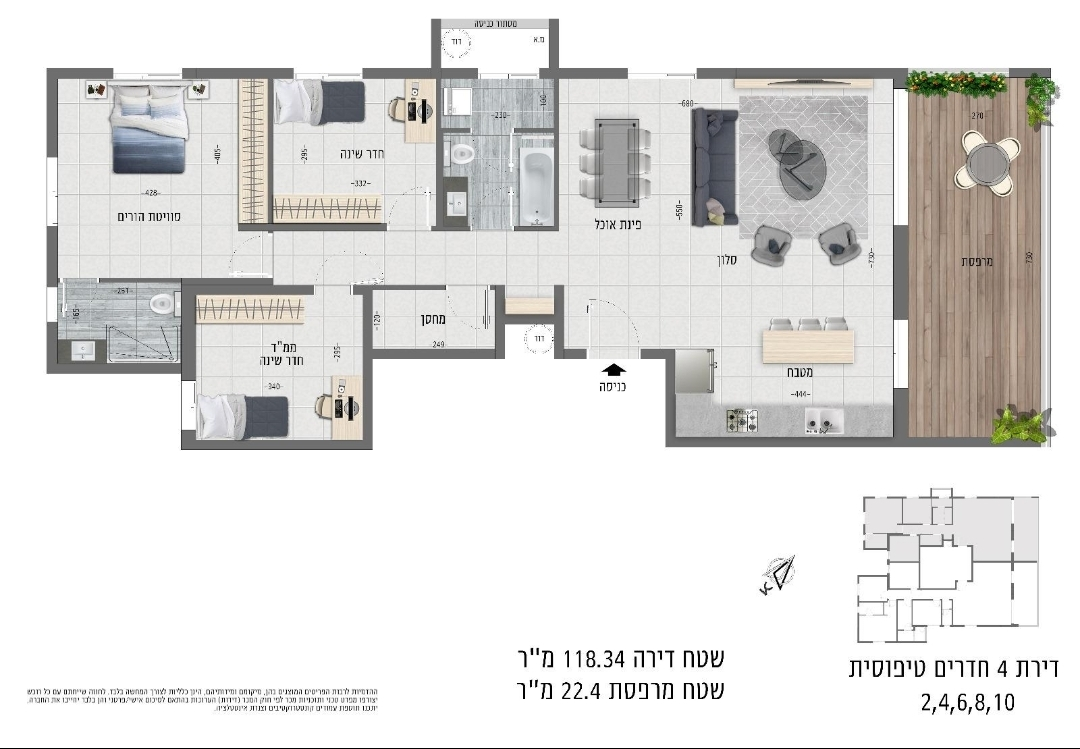
#> input picture scripts/plan_set/apt4.jpg, 1080 x 749 px
$ python plan_cv_walls.py plan_set/apt4.jpg
#> lines starting #> are read from the running program, lines starting #| are printed output that depends on the picture; after the words box and inside, x2 and y2 are one past the last pixel; in counts of white or black regions, pixels touching at a corner belong together
"""אב-טיפוס: חילוץ קירות מתמונת תוכנית, numpy בלבד (כדי שיהיה קל להעביר ל-TS)."""
import os, sys, json, numpy as np
from PIL import Image
OUT=os.path.join(os.environ.get('PLAN_OUT','/tmp/plan_cv'),os.path.splitext(os.path.basename(sys.argv[1]))[0]); os.makedirs(os.path.dirname(OUT),exist_ok=True)
im=np.array(Image.open(sys.argv[1]).convert('RGB')).astype(int)
r,g,b=im[...,0],im[...,1],im[...,2]
mx=np.maximum(np.maximum(r,g),b); mn=np.minimum(np.minimum(r,g),b)
H,W=mx.shape; SZ=max(W,H)
#> after `H, W = mx.shape`: H = 749; W = 1080
#> after `SZ = max(W, H)`: SZ = 1080
neutral=(mx-mn)<16
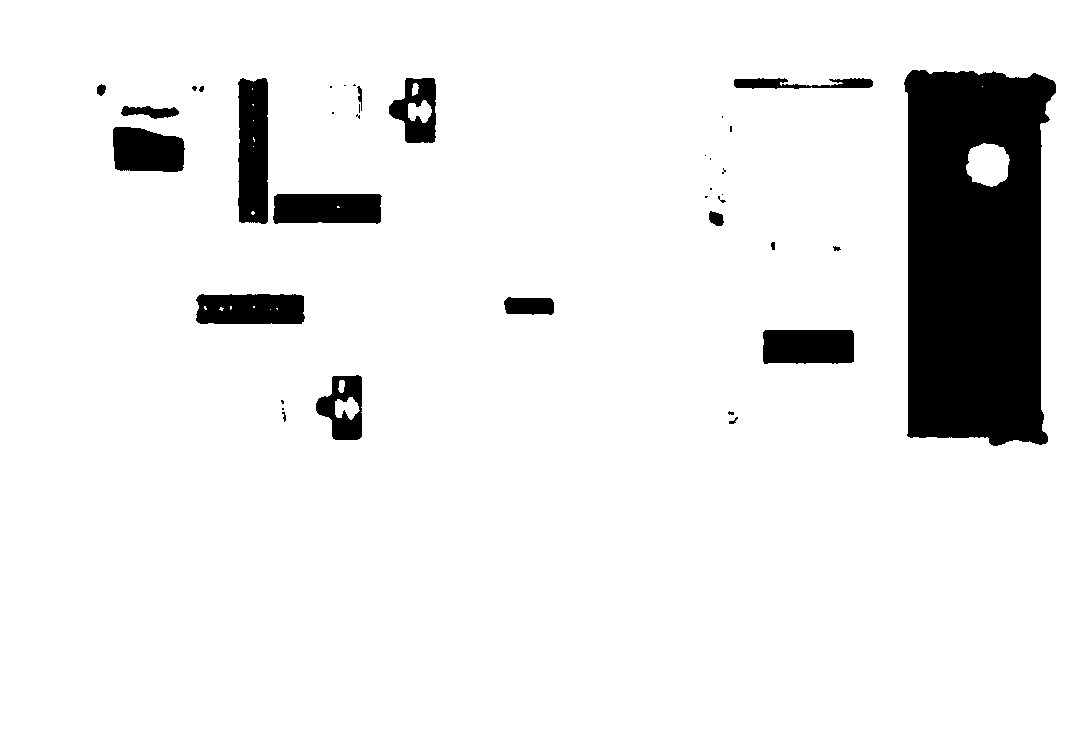
#> neutral: shape (749, 1080) bool; 91.3% white; 38 black regions (19 under 20 px), largest, box (x1, y1, x2, y2) and area: (904, 70, 1056, 446) 47832, (238, 78, 268, 224) 4136, (273, 194, 382, 224) 3093
MINLEN=round(SZ*0.02); MAXTH=round(SZ*0.024); THICK=max(6,round(SZ*0.0065))
#> after `MINLEN = round(SZ * 0.02)`: MINLEN = 22
#> after `MAXTH = round(SZ * 0.024)`: MAXTH = 26
#> after `THICK = max(6, round(SZ * 0.0065))`: THICK = 7
def runs(m, minlen):
    """לכל שורה: רצפים באורך minlen ומעלה -> מסכה של פיקסלים ששייכים לרצף ארוך"""
    out=np.zeros_like(m)
    for y in range(m.shape[0]):
        row=m[y]; x=0; n=row.shape[0]
        d=np.diff(np.concatenate(([0],row.astype(np.int8),[0])))
        s=np.where(d==1)[0]; e=np.where(d==-1)[0]
        for a,bb in zip(s,e):
            if bb-a>=minlen: out[y,a:bb]=True
    return out
def bands(m, minlen, maxth):
    """רצפים ארוכים -> פסים: קבוצות של שורות סמוכות עם חפיפה. מחזיר [line,a,b,th]"""
    long=runs(m,minlen); segs=[]
    # סריקה: לכל שורה רצפים; מאחדים עם פס פתוח שחופף
    open_=[]
    for y in range(long.shape[0]+1):
        row=long[y] if y<long.shape[0] else np.zeros(long.shape[1],bool)
        d=np.diff(np.concatenate(([0],row.astype(np.int8),[0])))
        cur=list(zip(np.where(d==1)[0],np.where(d==-1)[0])); nxt=[]
        used=[False]*len(cur)
        for o in open_:
            hit=None
            for i,(a,bb) in enumerate(cur):
                if not used[i] and min(bb,o['b'])-max(a,o['a'])>=0.5*min(bb-a,o['b']-o['a']): hit=i;break
            if hit is None:
                segs.append(o)
            else:
                a,bb=cur[hit]; used[hit]=True
                o['y1']=y; o['a']=min(o['a'],a); o['b']=max(o['b'],bb); nxt.append(o)
        for i,(a,bb) in enumerate(cur):
            if not used[i]: nxt.append({'y0':y,'y1':y,'a':int(a),'b':int(bb)})
        open_=nxt
    out=[]
    for s in segs:
        th=s['y1']-s['y0']+1
        if th<=maxth: out.append([ (s['y0']+s['y1'])/2, int(s['a']), int(s['b']), th])
    return out
# צבע הקיר נקבע מהתמונה ולא מראש: קיר אפור בתוכנית אחת, כמעט שחור באחרת, ולפעמים הרקע עצמו אפור כהה.
# לכן לא לוקחים את הגוון השכיח (זה יכול להיות הרקע) אלא בודקים כל שיא בהיסטוגרמה, ובוחרים את הגוון
# שנותן הכי הרבה פסים ארוכים בעובי של קיר. רקע הוא כתם ולא פס, ולכן הוא מפסיד
hist=np.histogram(mx[neutral&(mx<150)],bins=30,range=(0,150))[0]
#> hist = 30 values, max 23035 at index 22, min 173 at index 5, mean 2071.4
sm=np.convolve(hist,[1,2,1],'same')
#> sm = 30 values, max 55281 at index 22, min 767 at index 4, mean 8150.1
cands=[i for i in range(30) if sm[i]>=0.004*4*W*H and sm[i]>=sm[max(0,i-1)] and sm[i]>=sm[min(29,i+1)]]
#> cands = [22]
best=None
for i in cands:
    pk=5*i+2; lo=max(-1,pk-28)
    # הגבול העליון בעמק שאחרי השיא ולא במרחק קבוע: בתמונה דחוסה שולי קיר שחור הם 45-60, ובסף קבוע הקיר נמדד בעובי 2
    j=min(range(i+3,min(30,i+13)),key=lambda t:sm[t]) if i+3<30 else 29
    hi=min(160,max(pk+28,5*j+2))
    m=neutral&(mx>lo)&(mx<hi)
    h_,v_=bands(m,MINLEN,MAXTH),bands(m.T,MINLEN,MAXTH)
    ln=sum(x[2]-x[1] for x in h_+v_ if x[3]>=3); area=sum((x[2]-x[1])*x[3] for x in h_+v_ if x[3]>=3)
    frac=min(1,area/max(1,int(m.sum()))); sc=ln*frac*frac   # בריבוע: בארבע התוכניות עם רקע אפור ההפרש בלי הריבוע היה 15-20% בלבד
    print('tone',pk,'len',ln,'frac',round(frac,2),'score',round(sc))
    if best is None or sc>best[0]: best=(sc,pk,lo,hi,h_,v_)
#> this loop made 1 pass
#> (i, pk, lo, j, hi, ln, area, frac) on pass 1: (22, 112, 84, 29, 147, 4634, 46416, 0.888)
#| tone 112 len 4634 frac 0.89 score 3652
#> pass 1, in bands (call 2), `long = runs(m, minlen)`:
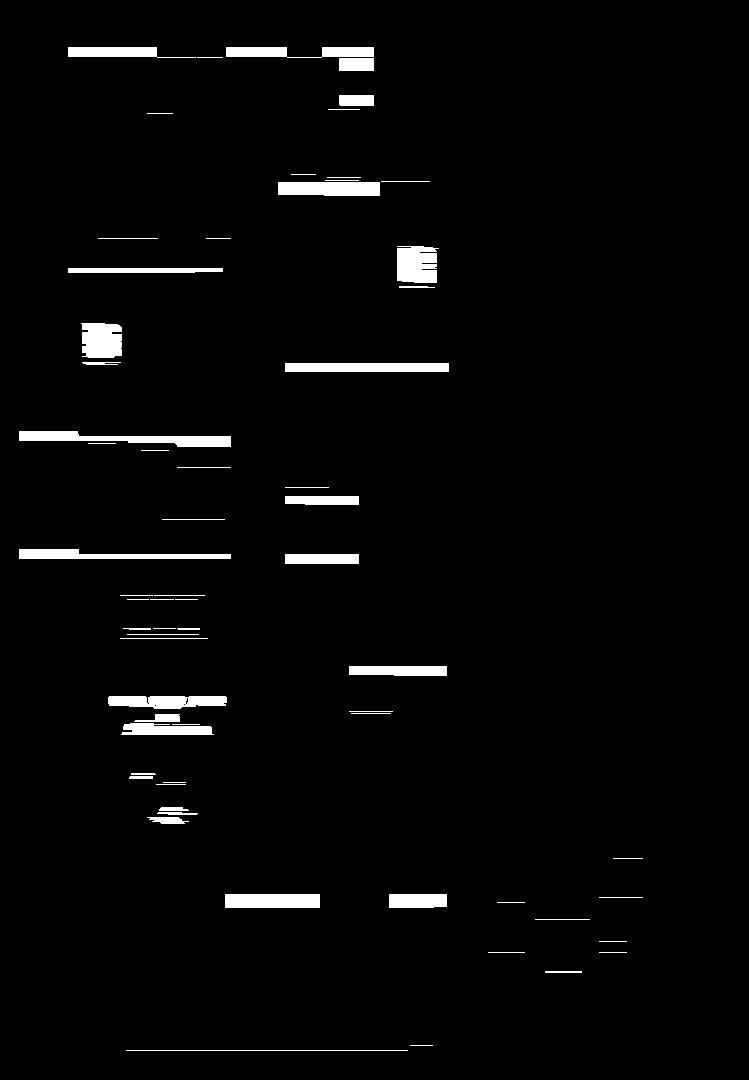
#> long: shape (1080, 749) bool; 2.7% white; 65 white regions, largest, box (x1, y1, x2, y2) and area: (19, 431, 231, 447) 1782, (285, 363, 449, 372) 1476, (278, 182, 380, 196) 1382
#> after the loop, best = 6 items
# קיר צבעוני (כחול כהה, חום): אותה בחירה, על גושי צבע כהים שאינם אפורים. המועמד הוא ממוצע הגוש,
# והמסכה היא כל פיקסל שקרוב אליו בשלושת הערוצים
q=((r>>4)<<8)|((g>>4)<<4)|(b>>4); dark=(~neutral)&(mx<130)   # קיר מצויר כהה: דק עץ בהיר במרפסת נותן המון פסים ארוכים, ובלי התקרה הזו הוא ניצח בשתי תוכניות
#> after `q = r >> 4 << 8 | g >> 4 << 4 | b >> 4`:
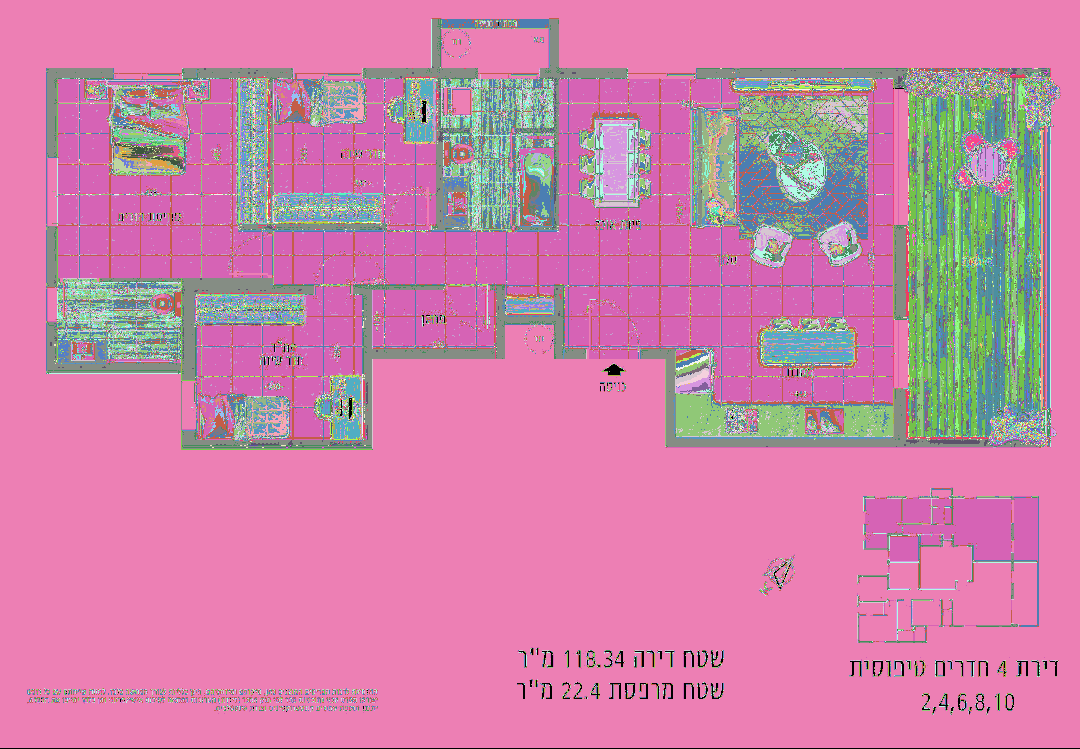
#> q: shape (749, 1080) int64; 445 distinct labels, from 0 to 4095; one colour per label, 0 black
#> after `dark = ~neutral & (mx < 130)`:
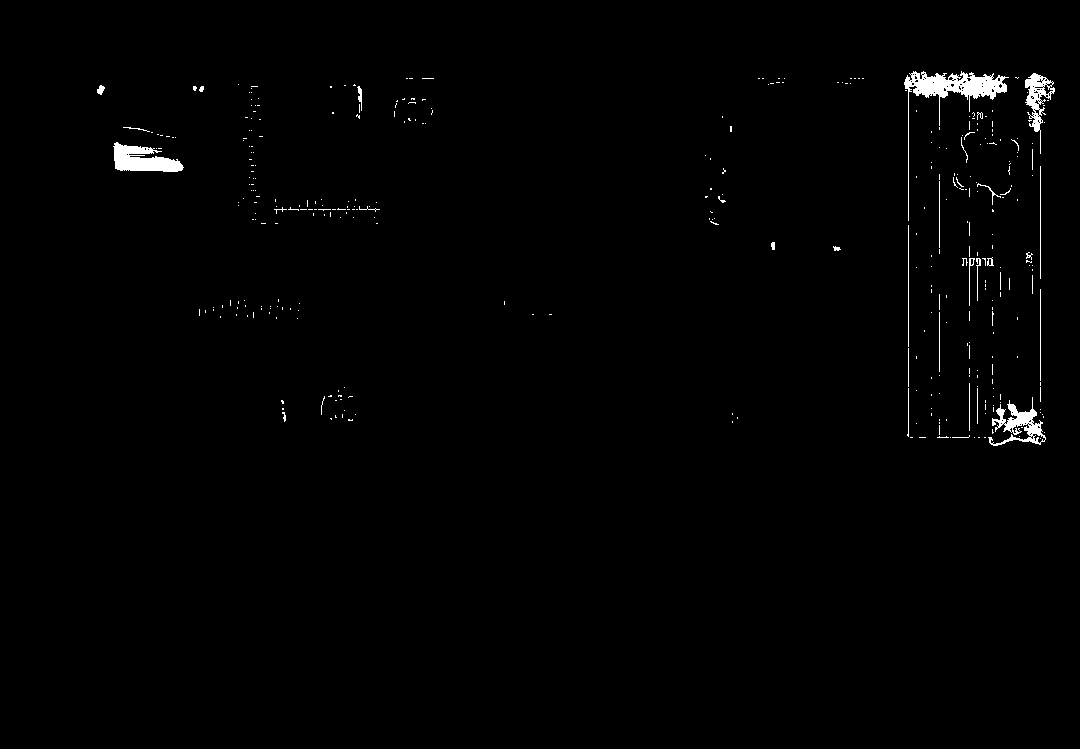
#> dark: shape (749, 1080) bool; 0.94% white; 369 white regions (337 under 20 px), largest, box (x1, y1, x2, y2) and area: (904, 71, 1009, 221) 2006, (113, 142, 184, 172) 1282, (988, 397, 1046, 446) 1011
cnt=np.bincount(q[dark],minlength=4096); taken=[]
#> after `cnt = np.bincount(q[dark], minlength=4096)`: cnt = 4096 values, max 723 at index 1893, min 0 at index 0, mean 1.85
for bi in np.argsort(cnt)[::-1][:12]:
    if cnt[bi]<0.004*W*H: break
    sel=dark&(q==bi); c=np.array([r[sel].mean(),g[sel].mean(),b[sel].mean()])
    if any(np.abs(c-t).max()<30 for t in taken): continue
    taken.append(c)
    m=(np.abs(r-c[0])<30)&(np.abs(g-c[1])<30)&(np.abs(b-c[2])<30)
    h_,v_=bands(m,MINLEN,MAXTH),bands(m.T,MINLEN,MAXTH)
    ln=sum(x[2]-x[1] for x in h_+v_ if x[3]>=3); area=sum((x[2]-x[1])*x[3] for x in h_+v_ if x[3]>=3)
    frac=min(1,area/max(1,int(m.sum()))); sc=ln*frac*frac
    print('colour',c.round().tolist(),'len',ln,'frac',round(frac,2),'score',round(sc))
    if best is None or sc>best[0]: best=(sc,int(c.max()),int(c.max())-30,int(c.max())+30,h_,v_)
#> this loop made 1 pass
#> bi on pass 1: 1893
#> after the loop, taken = []
if best is None: sys.exit('no wall colour found')
_,peak,LO,HI,hz,vt=best
#> peak = 112; LO = 84; HI = 147; hz = 77 items, first 6: [71.5, 1009, 1050, 8], [73, 47, 113, 11], [73, 182, 294, 11], [73, 363, 478, 11], [73, 539, 628, 11], [73, 697, 908, 11]; vt = 70 items, first 6: [51.5, 68, 157, 10], [51.5, 226, 287, 10], [51.5, 322, 374, 10], [57, 157, 196, 1], [57, 197, 223, 1], [57, 287, 322, 1]
print('wall tone',peak,'range',LO,HI,'size',W,H)
#| wall tone 112 range 84 147 size 1080 749
print('horizontal',len(hz),'vertical',len(vt))
#| horizontal 77 vertical 70
json.dump({'h':hz,'v':vt,'W':W,'H':H,'thick':THICK},open(OUT+'.cv.json','w'))
# ציור
from PIL import ImageDraw
vis=Image.open(sys.argv[1]).convert('RGB'); vis=Image.blend(vis,Image.new('RGB',vis.size,(255,255,255)),.6); d=ImageDraw.Draw(vis)
#> further down, vis is the input picture: PIL image 1080x749 RGB; mean R, G, B 224.6, 223.6, 221.9
for l,a,bb,th in hz: d.line([a,l,bb,l],fill=(220,30,30) if th>=THICK else (30,90,230),width=3)
#> this loop made 77 passes
#> (l, a, bb, th) on passes 1 to 12: (71.5, 1009, 1050, 8), (73, 47, 113, 11), (73, 182, 294, 11), (73, 363, 478, 11), (73, 539, 628, 11), (73, 697, 908, 11), (78, 266, 293, 1), (78, 434, 478, 1), (78, 785, 850, 1), (78, 864, 906, 1), (80, 798, 823, 1), (83, 780, 843, 1)
for l,a,bb,th in vt: d.line([l,a,l,bb],fill=(220,30,30) if th>=THICK else (30,90,230),width=3)
#> this loop made 70 passes
#> (l, a, bb, th) on passes 1 to 12: (51.5, 68, 157, 10), (51.5, 226, 287, 10), (51.5, 322, 374, 10), (57, 157, 196, 1), (57, 197, 223, 1), (57, 287, 322, 1), (64, 339, 374, 13), (100, 339, 374, 11), (109, 328, 360, 1), (113, 147, 173, 1), (174, 291, 316, 1), (177, 327, 361, 1)
vis.resize((W*3//2,H*3//2)).save(OUT+'.cv.png')
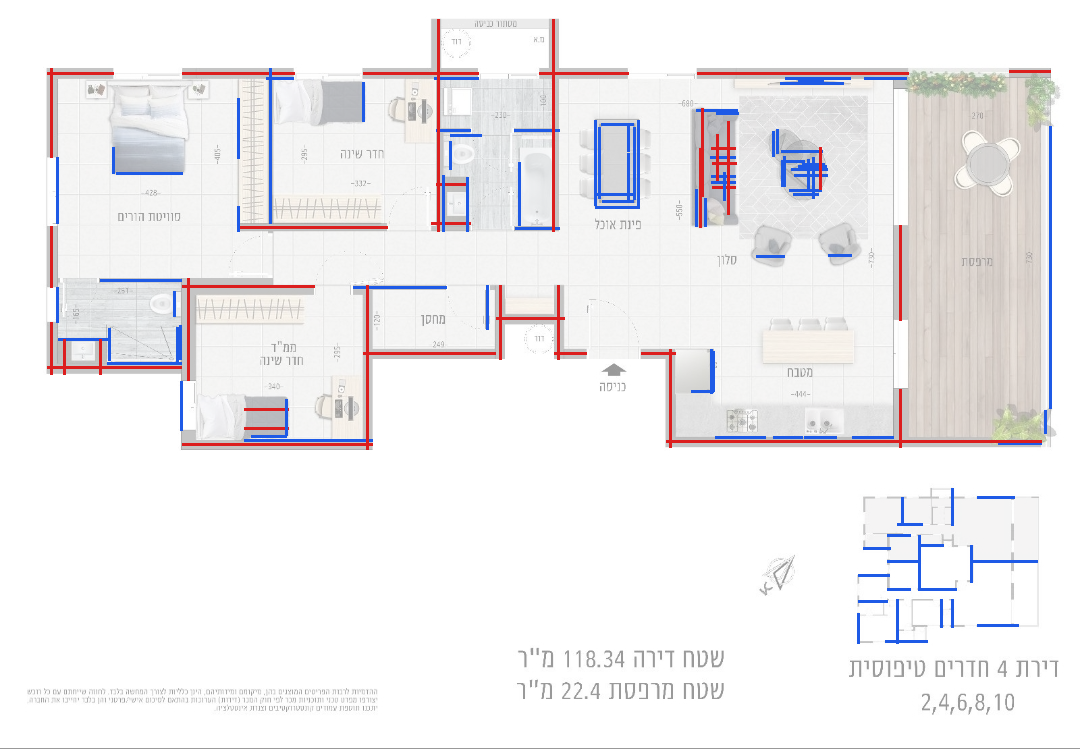
#> vis: PIL image 1080x749 RGB; mean R, G, B 240.1, 238, 239.6
